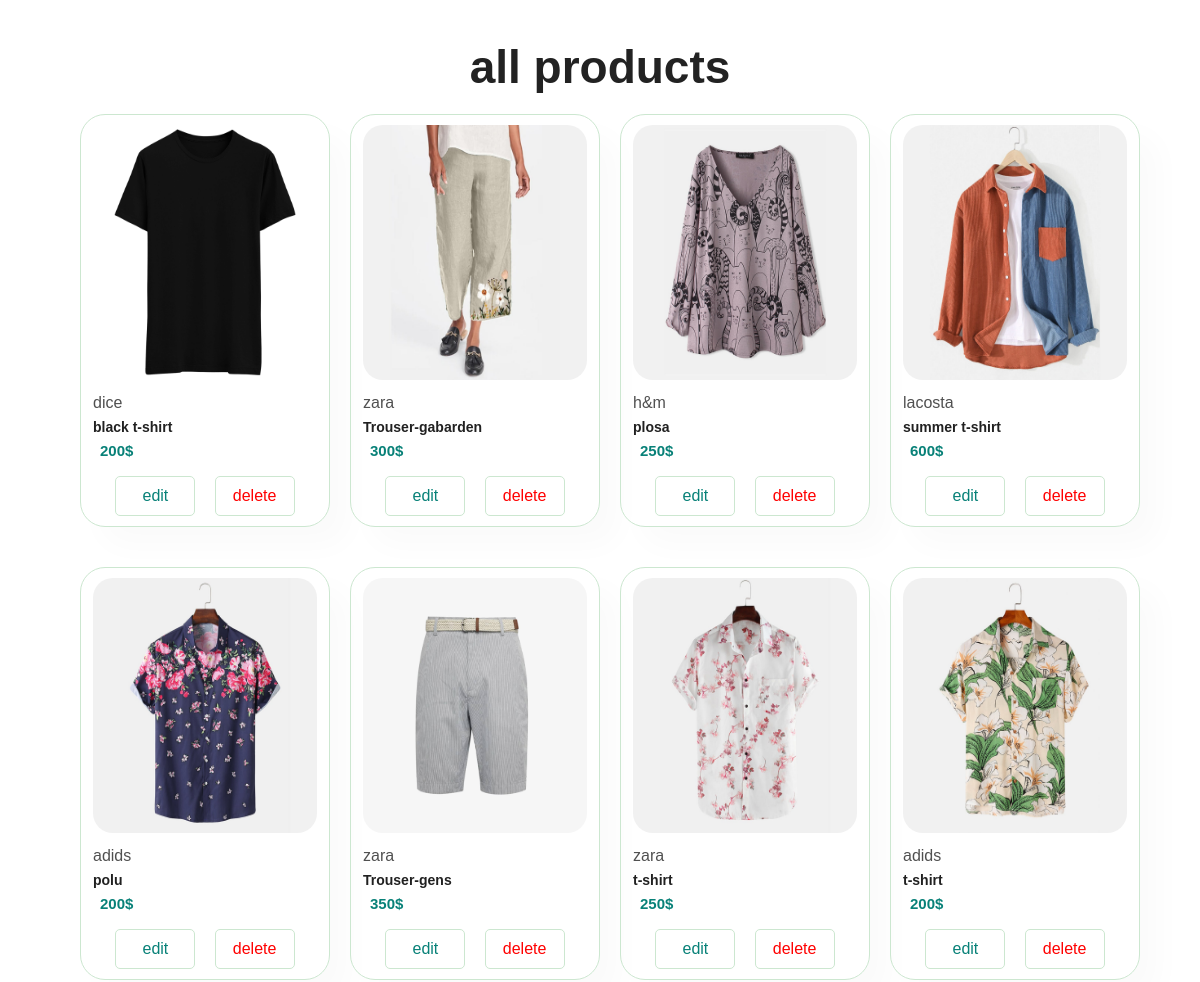
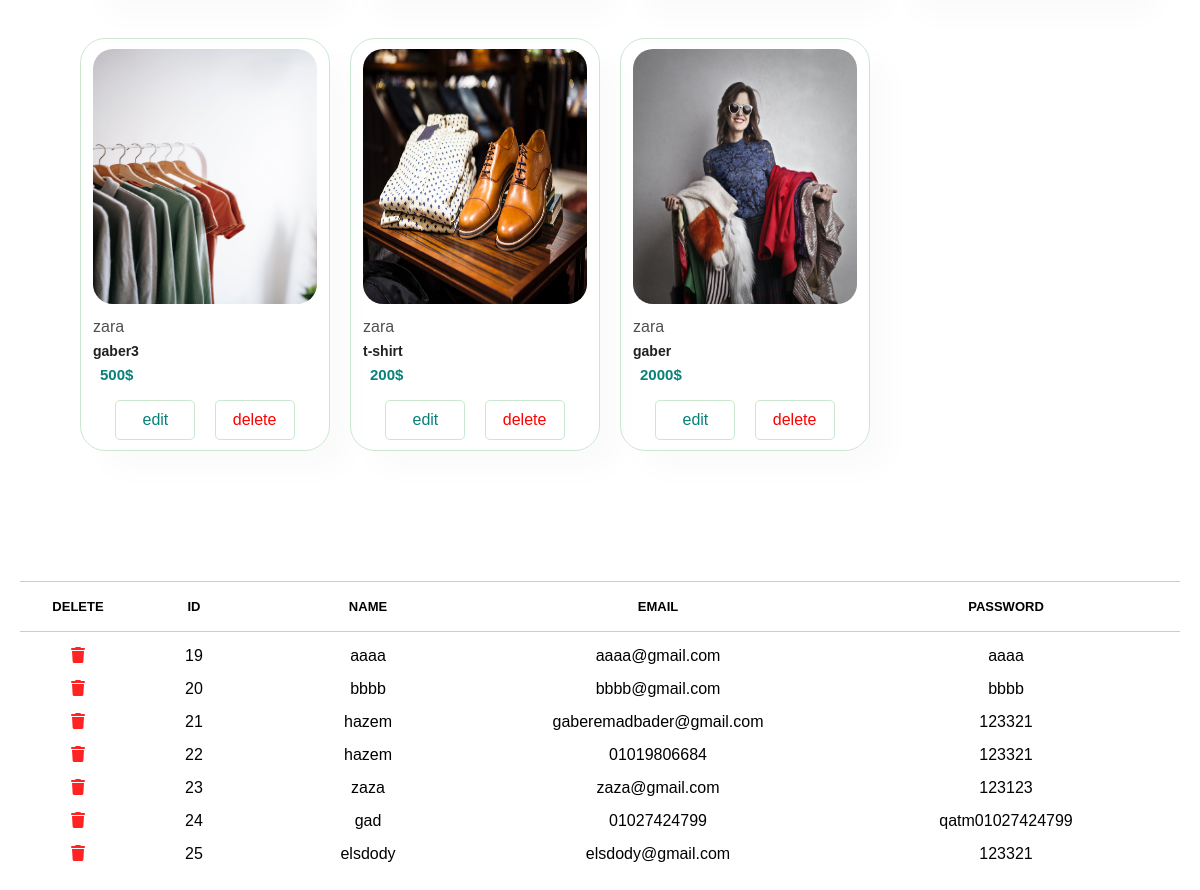
The app's page /showstore.php with its own data (2 pictures, top to bottom).
### tables this page shows
CREATE TABLE `prod` (
  `id` int(11) NOT NULL,
  `prand` varchar(100) NOT NULL,
  `name` varchar(100) NOT NULL,
  `price` int(11) NOT NULL,
  `img` varchar(100) NOT NULL
);

CREATE TABLE `users` (
  `id` int(11) NOT NULL,
  `name` varchar(100) NOT NULL,
  `email` varchar(100) NOT NULL,
  `password` varchar(100) NOT NULL
);

### showstore.php (the view, shortened to what this page needs)
<!DOCTYPE html>
<html lang="en">
<head>
<link rel="stylesheet" href="css/all.min.css">
</head>
<body>
<section id="product1" class="section-p1">
    <h2>all products</h2>
    <div class="product-container">
    <?php
include('config.php');
$result =mysqli_query ($con,"SELECT * FROM prod");
while($row =mysqli_fetch_array($result)){
echo "
<div class='product'>
  <img src='$row[img]' alt='$row[name]'>
<div class='info'>
  <span>$row[prand]</span>
  <h5>$row[name]</h5>
  <h4>$row[price]$</h4>
</div>
<div class='edits'>
    <a href='editfromstore.php? id=$row[id]'>edit</a>
    <a href='2deletefromadmin.php? id=$row[id]'>delete</a>
</div>
</div>
";
}
?>
      </div>
</section>
<section id="users" >
<table>
<thead>
<tr>
  <td>delete</td>
  <td>id</td>
  <td>name</td>
  <td>email</td>
  <td>password</td>
</tr>
</thead>
<tbody>
<?php
   include('config.php');
$result =mysqli_query ($con,"SELECT * FROM users");
while($row =mysqli_fetch_array($result)){
echo "
<tr>
<td><a href='2del_user_usercard.php? id={$row['id']}'><i class='fa-solid fa-trash'></i></a></td>
<td>$row[id]</td>
<td>$row[name]</td>
<td>$row[email]</td>
<td>$row[password]</td>
</tr>
";
}
   ?>
</tbody>
</table>
 </section>
</body>
</html>

### showstore.php (style rules this page uses)
* { margin: 0; padding: 0; box-sizing: border-box; font-family: "Spartan", sans-serif; }
html { scroll-behavior: smooth; }
h2 { font-size: 46px; line-height: 54px; color: #222; }
h4 { font-size: 20px; color: #222; }
.section-p1 { padding: 40px 80px; }
#product1 { text-align: center; margin: 0 auto 0 auto; }
#product1 .product-container { padding-top: 20px; display: grid; grid-template-columns: repeat(auto-fill, minmax(230px, 1fr)); gap: 40px; }
#product1 .product { width: 25%; min-width: 250px; padding: 10px 12px; border-radius: 25px; border: 1px solid #cce7d0; cursor: pointer; box-shadow: 20px 20px 30px rgba(0, 0, 0, 0.02); transition: 0.2s ease; position: relative; }
#product1 .product img { width: 100%; border-radius: 20px; width: 100%; height: 255px; }
#product1 .product .info { text-align: start; padding: 10px 0; }
#product1 .product .info span { color: #505050; }
#product1 .product .info h5 { padding-top: 7px; color: #212121; font-size: 14px; }
#product1 .product .info h4 { padding: 7px; font-size: 15px; font-weight: 700; color: #088178; }
.edits { display: flex; justify-content: space-between; align-items: center; width: 80%; margin: 0 auto; }
.edits a { padding: 10px 12px; border-radius: 5px; border: 1px solid #cce7d0; min-width: 80px; text-decoration: none; color: #088178; }
.edits a:nth-child(2) { color:red; }
#users { padding: 40px 20px; width: 100%; margin: 50px 0px; }
#users table { width: 100%; border-collapse: collapse; table-layout: fixed; white-space: nowrap; }
#users table thead tr td, #users table tbody tr td { text-align:center; }
#users table td:nth-child(1) a { width: 10%; cursor: pointer; color: #ff2323; }
#users table td:nth-child(2) { width: 10%; text-align: center; }
#users table td:nth-child(3) { width: 20%; text-align: center; }
#users table td:nth-child(4), #users table td:nth-child(5) { text-align: center; width: 30%; }
#users table thead { border: 1px solid #ccc; border-left: none; border-right: none; height: 50px; }
#users table thead td { font-weight: 700; text-transform: uppercase; font-size: 13px; }
#users table tbody tr td { padding-top: 15px; }
#users table tbody td { font-size: medium; }

### records on screen
prod: img (picture), prand "dice", name "black t-shirt", price "200"
prod: img (picture), prand "zara", name "Trouser-gabarden", price "300"
prod: img (picture), prand "h&m", name "plosa", price "250"
prod: img (picture), prand "lacosta", name "summer t-shirt", price "600"
prod: img (picture), prand "adids", name "polu", price "200"
prod: img (picture), prand "zara", name "Trouser-gens", price "350"
prod: img (picture), prand "zara", name "t-shirt", price "250"
prod: img (picture), prand "adids", name "t-shirt", price "200"
prod: img (picture), prand "zara", name "gaber3", price "500"
prod: img (picture), prand "zara", name "t-shirt", price "200"
prod: img (picture), prand "zara", name "gaber", price "2000"
users: id "19", name "aaaa", email "aaaa@gmail.com", password "aaaa"
users: id "20", name "bbbb", email "bbbb@gmail.com", password "bbbb"
users: id "21", name "hazem", email "gaberemadbader@gmail.com", password "123321"
users: id "22", name "hazem", email "01019806684", password "123321"
users: id "23", name "zaza", email "zaza@gmail.com", password "123123"
users: id "24", name "gad", email "01027424799", password "qatm01027424799"
users: id "25", name "elsdody", email "elsdody@gmail.com", password "123321"
